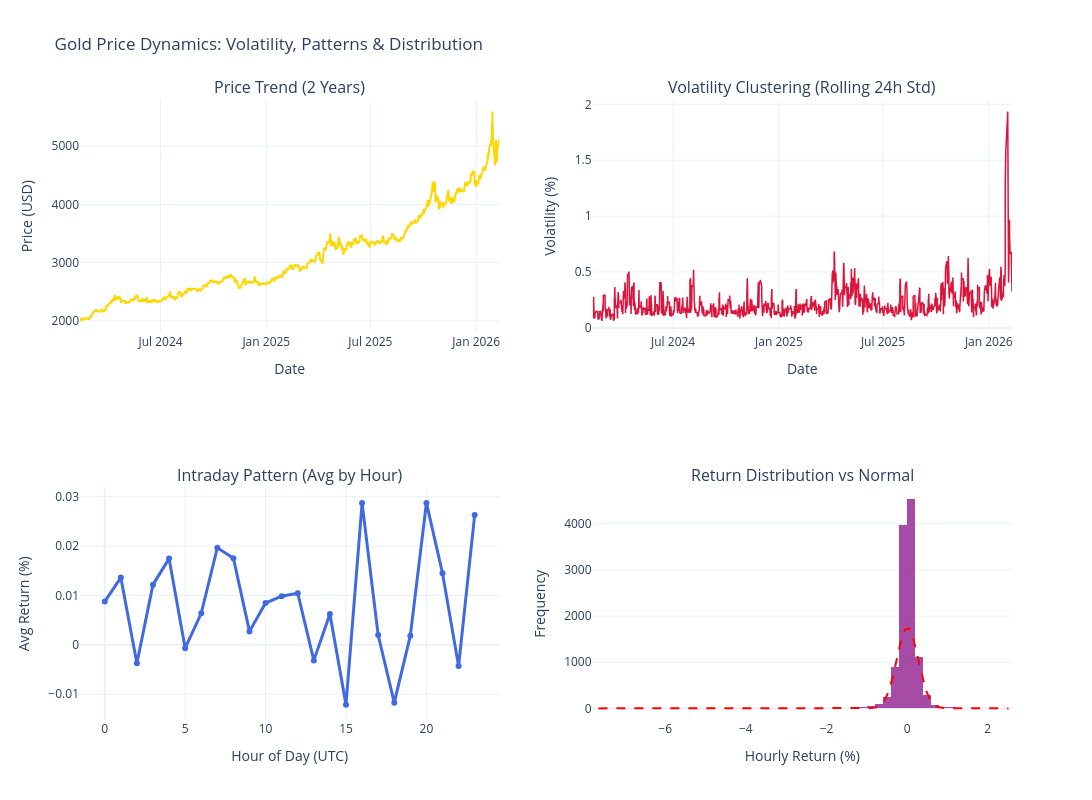

The notebook cell saved with this chart:
### Code cell
# CELL 3: COMPREHENSIVE EDA (ROBUST VERSION WITH COLUMN VALIDATION)
# ------------------------------------------------------------------
# CRITICAL FIX #1: Handle MultiIndex columns from yfinance
if isinstance(gold_data.columns, pd.MultiIndex):
    # Flatten MultiIndex columns (happens when downloading multiple symbols)
    gold_data.columns = [col[0] if isinstance(col, tuple) else col for col in gold_data.columns]
    gold_data.columns = gold_data.columns.str.strip()

# CRITICAL FIX #2: Ensure 'Close' column exists and is numeric
if 'Close' not in gold_data.columns:
    # Try alternative column names
    if 'close' in gold_data.columns:
        gold_data = gold_data.rename(columns={'close': 'Close'})
    elif len(gold_data.columns) > 0:
        # Use first column as price if 'Close' missing
        gold_data = gold_data.rename(columns={gold_data.columns[0]: 'Close'})
    else:
        raise ValueError("No price column found in gold_data")

# Ensure numeric dtype
gold_data['Close'] = pd.to_numeric(gold_data['Close'], errors='coerce')
gold_data = gold_data.dropna(subset=['Close'])

# CRITICAL FIX #3: Recreate time features if missing
if 'hour' not in gold_data.columns:
    gold_data['hour'] = gold_data.index.hour
if 'dayofweek' not in gold_data.columns:
    gold_data['dayofweek'] = gold_data.index.dayofweek
if 'month' not in gold_data.columns:
    gold_data['month'] = gold_data.index.month

# Recalculate returns/volatility safely
gold_data['return'] = gold_data['Close'].pct_change() * 100
gold_data['volatility'] = gold_data['return'].rolling(window=24).std()

# SAFELY extract scalar statistics (prevent Series formatting errors)
mean_price = float(gold_data['Close'].mean())
std_price = float(gold_data['Close'].std())
mean_return = float(gold_data['return'].mean())
std_return = float(gold_data['return'].std())
skewness = float(gold_data['return'].skew())
kurtosis = float(gold_data['return'].kurtosis())

# Intraday patterns (handle empty groups)
hourly_avg = gold_data.groupby('hour')['return'].mean()
if hourly_avg.empty:
    hourly_avg = pd.Series([0]*24, index=range(24))
peak_hour = int(hourly_avg.idxmax())
trough_hour = int(hourly_avg.idxmin())

# Volatility stats
avg_vol = float(gold_data['volatility'].mean())
max_vol = float(gold_data['volatility'].max())
vol_autocorr = float(gold_data['volatility'].autocorr(lag=1)) if len(gold_data) > 2 else 0.0

# Create visualization
fig = make_subplots(rows=2, cols=2,
                    subplot_titles=('Price Trend (2 Years)',
                                    'Volatility Clustering (Rolling 24h Std)',
                                    'Intraday Pattern (Avg by Hour)',
                                    'Return Distribution vs Normal'))

# Plot 1: Full price trend
fig.add_trace(go.Scatter(x=gold_data.index, y=gold_data['Close'],
                         mode='lines', name='Gold Price',
                         line=dict(color='gold', width=2)),
              row=1, col=1)

# Plot 2: Volatility clustering
fig.add_trace(go.Scatter(x=gold_data.index, y=gold_data['volatility'],
                         mode='lines', name='24h Volatility',
                         line=dict(color='crimson', width=1.5)),
              row=1, col=2)

# Plot 3: Intraday pattern
fig.add_trace(go.Scatter(x=hourly_avg.index, y=hourly_avg.values,
                         mode='lines+markers', name='Avg Hourly Return',
                         line=dict(color='royalblue', width=3)),
              row=2, col=1)

# Plot 4: Return distribution
returns = gold_data['return'].dropna()
if len(returns) > 0:
    fig.add_trace(go.Histogram(x=returns, nbinsx=100, name='Actual Returns',
                               marker_color='purple', opacity=0.7),
                  row=2, col=2)

    # Add normal distribution for comparison
    from scipy.stats import norm
    x = np.linspace(returns.min(), returns.max(), 100)
    pdf = norm.pdf(x, returns.mean(), returns.std()) * len(returns) * (returns.max()-returns.min())/100
    fig.add_trace(go.Scatter(x=x, y=pdf, mode='lines', name='Normal Distribution',
                             line=dict(color='red', dash='dash')), row=2, col=2)

fig.update_layout(height=800, width=1200,
                  title_text='Gold Price Dynamics: Volatility, Patterns & Distribution',
                  showlegend=False,
                  template='plotly_white')
fig.update_xaxes(title_text='Date', row=1, col=1)
fig.update_xaxes(title_text='Date', row=1, col=2)
fig.update_xaxes(title_text='Hour of Day (UTC)', row=2, col=1)
fig.update_xaxes(title_text='Hourly Return (%)', row=2, col=2)
fig.update_yaxes(title_text='Price (USD)', row=1, col=1)
fig.update_yaxes(title_text='Volatility (%)', row=1, col=2)
fig.update_yaxes(title_text='Avg Return (%)', row=2, col=1)
fig.update_yaxes(title_text='Frequency', row=2, col=2)

fig.show()

# Statistical analysis with SAFE scalar formatting
print("="*70)
print("GOLD MARKET CHARACTERISTICS")
print("="*70)
print(f"\nOverall Statistics:")
print(f"  Mean Price:      ${mean_price:>10.2f}")
print(f"  Price Std Dev:   ${std_price:>10.2f}")
print(f"  Mean Return:     {mean_return:>10.4f}%")
print(f"  Return Std Dev:  {std_return:>10.4f}% (volatility)")
print(f"  Skewness:        {skewness:>10.4f} (negative = left tail risk)")
print(f"  Kurtosis:        {kurtosis:>10.4f} (>3 = fat tails)")

print(f"\nVolatility Analysis:")
print(f"  Avg Volatility:  {avg_vol:>10.2f}%")
print(f"  Max Volatility:  {max_vol:>10.2f}% (crisis periods)")
print(f"  Volatility Clustering: {vol_autocorr:.3f} (high = GARCH effect)")

print(f"\nIntraday Patterns:")
print(f"  Highest return hour:  {peak_hour}:00 UTC (+{hourly_avg.max():.3f}%)")
print(f"  Lowest return hour:   {trough_hour}:00 UTC ({hourly_avg.min():.3f}%)")
print(f"  Asian session (00-08): {hourly_avg.loc[0:8].mean():+.3f}% avg return")
print(f"  London session (08-16): {hourly_avg.loc[8:16].mean():+.3f}% avg return")
print(f"  NY session (16-24):    {hourly_avg.loc[16:23].mean():+.3f}% avg return")
print(f"\nKey Insight: Gold exhibits strong volatility clustering (GARCH effect) and fat-tailed returns -")
print(f"            characteristics that violate ARIMA/ETS assumptions but are captured by LSTMs.")

### Figure 1 — Plotly figure (JSON) as saved in the notebook; plotly's stock layout.template omitted (floating-point values rounded to 4 significant figures; data arrays with more than 128 entries replaced by an {"elided": "..."} marker saying what was removed)
{"data": [{"line": {"color": "gold", "width": 2}, "mode": "lines", "name": "Gold Price", "type": "scatter", "x": {"elided": "11429 str values"}, "xaxis": "x", "y": {"elided": "11429 float values"}, "yaxis": "y"}, {"line": {"color": "crimson", "width": 1.5}, "mode": "lines", "name": "24h Volatility", "type": "scatter", "x": {"elided": "11429 str values"}, "xaxis": "x2", "y": {"elided": "11429 float values"}, "yaxis": "y2"}, {"line": {"color": "royalblue", "width": 3}, "mode": "lines+markers", "name": "Avg Hourly Return", "type": "scatter", "x": [0, 1, 2, 3, 4, 5, 6, 7, 8, 9, 10, 11, 12, 13, 14, 15, 16, 17, 18, 19, 20, 21, 22, 23], "xaxis": "x3", "y": [0.008754, 0.01363, -0.00373, 0.01218, 0.01747, -0.0006938, 0.006384, 0.01965, 0.01754, 0.002723, 0.008465, 0.009847, 0.01044, -0.003152, 0.006261, -0.01212, 0.02871, 0.00199, -0.01173, 0.001851, 0.02876, 0.01451, -0.004295, 0.02632], "yaxis": "y3"}, {"marker": {"color": "purple"}, "name": "Actual Returns", "nbinsx": 100, "opacity": 0.7, "type": "histogram", "x": {"elided": "11428 float values"}, "xaxis": "x4", "yaxis": "y4"}, {"line": {"color": "red", "dash": "dash"}, "mode": "lines", "name": "Normal Distribution", "type": "scatter", "x": [-7.657, -7.554, -7.451, -7.348, -7.246, -7.143, -7.04, -6.938, -6.835, -6.732, -6.629, -6.527, -6.424, -6.321, -6.219, -6.116, -6.013, -5.91, -5.808, -5.705, -5.602, -5.5, -5.397, -5.294, -5.191, -5.089, -4.986, -4.883, -4.781, -4.678, -4.575, -4.472, -4.37, -4.267, -4.164, -4.062, -3.959, -3.856, -3.753, -3.651, -3.548, -3.445, -3.343, -3.24, -3.137, -3.034, -2.932, -2.829, -2.726, -2.624, -2.521, -2.418, -2.315, -2.213, -2.11, -2.007, -1.904, -1.802, -1.699, -1.596, -1.494, -1.391, -1.288, -1.185, -1.083, -0.98, -0.8773, -0.7746, -0.6719, -0.5692, -0.4665, -0.3637, -0.261, -0.1583, -0.05558, 0.04713, 0.1499, 0.2526, 0.3553, 0.458, 0.5607, 0.6634, 0.7662, 0.8689, 0.9716, 1.074, 1.177, 1.28, 1.382, 1.485, 1.588, 1.691, 1.793, 1.896, 1.999, 2.101, 2.204, 2.307, 2.41, 2.512], "xaxis": "x4", "y": [3.368e-180, 2.464e-175, 1.55e-170, 8.384e-166, 3.898e-161, 1.558e-156, 5.356e-152, 1.583e-147, 4.021e-143, 8.783e-139, 1.649e-134, 2.663e-130, 3.697e-126, 4.412e-122, 4.527e-118, 3.993e-114, 3.029e-110, 1.975e-106, 1.107e-102, 5.337e-99, 2.212e-95, 7.88e-92, 2.414e-88, 6.357e-85, 1.439e-81, 2.802e-78, 4.689e-75, 6.748e-72, 8.348e-69, 8.879e-66, 8.119e-63, 6.383e-60, 4.315e-57, 2.508e-54, 1.253e-51, 5.382e-49, 1.988e-46, 6.312e-44, 1.723e-41, 4.044e-39, 8.161e-37, 1.416e-34, 2.112e-32, 2.709e-30, 2.986e-28, 2.831e-26, 2.307e-24, 1.617e-22, 9.739e-21, 5.044e-19, 2.246e-17, 8.6e-16, 2.831e-14, 8.011e-13, 1.949e-11, 4.077e-10, 7.332e-09, 1.134e-07, 1.507e-06, 1.723e-05, 0.0001693, 0.00143, 0.01039, 0.06487, 0.3483, 1.608, 6.38, 21.77, 63.86, 161.1, 349.3, 651.1, 1044.0, 1438.0, 1704.0, 1736.0, 1520.0, 1145.0, 740.9, 412.4, 197.3, 81.17, 28.71, 8.731, 2.283, 0.5131, 0.09916, 0.01648, 0.002354, 0.0002891, 3.052e-05, 2.771e-06, 2.163e-07, 1.451e-08, 8.373e-10, 4.153e-11, 1.771e-12, 6.494e-14, 2.047e-15, 5.548e-17], "yaxis": "y4"}], "layout": {"annotations": [{"font": {"size": 16}, "showarrow": false, "text": "Price Trend (2 Years)", "x": 0.225, "xanchor": "center", "xref": "paper", "y": 1, "yanchor": "bottom", "yref": "paper"}, {"font": {"size": 16}, "showarrow": false, "text": "Volatility Clustering (Rolling 24h Std)", "x": 0.775, "xanchor": "center", "xref": "paper", "y": 1, "yanchor": "bottom", "yref": "paper"}, {"font": {"size": 16}, "showarrow": false, "text": "Intraday Pattern (Avg by Hour)", "x": 0.225, "xanchor": "center", "xref": "paper", "y": 0.375, "yanchor": "bottom", "yref": "paper"}, {"font": {"size": 16}, "showarrow": false, "text": "Return Distribution vs Normal", "x": 0.775, "xanchor": "center", "xref": "paper", "y": 0.375, "yanchor": "bottom", "yref": "paper"}], "height": 800, "showlegend": false, "title": {"text": "Gold Price Dynamics: Volatility, Patterns & Distribution"}, "width": 1200, "xaxis": {"anchor": "y", "domain": [0, 0.45], "title": {"text": "Date"}}, "xaxis2": {"anchor": "y2", "domain": [0.55, 1], "title": {"text": "Date"}}, "xaxis3": {"anchor": "y3", "domain": [0, 0.45], "title": {"text": "Hour of Day (UTC)"}}, "xaxis4": {"anchor": "y4", "domain": [0.55, 1], "title": {"text": "Hourly Return (%)"}}, "yaxis": {"anchor": "x", "domain": [0.625, 1], "title": {"text": "Price (USD)"}}, "yaxis2": {"anchor": "x2", "domain": [0.625, 1], "title": {"text": "Volatility (%)"}}, "yaxis3": {"anchor": "x3", "domain": [0, 0.375], "title": {"text": "Avg Return (%)"}}, "yaxis4": {"anchor": "x4", "domain": [0, 0.375], "title": {"text": "Frequency"}}}}
